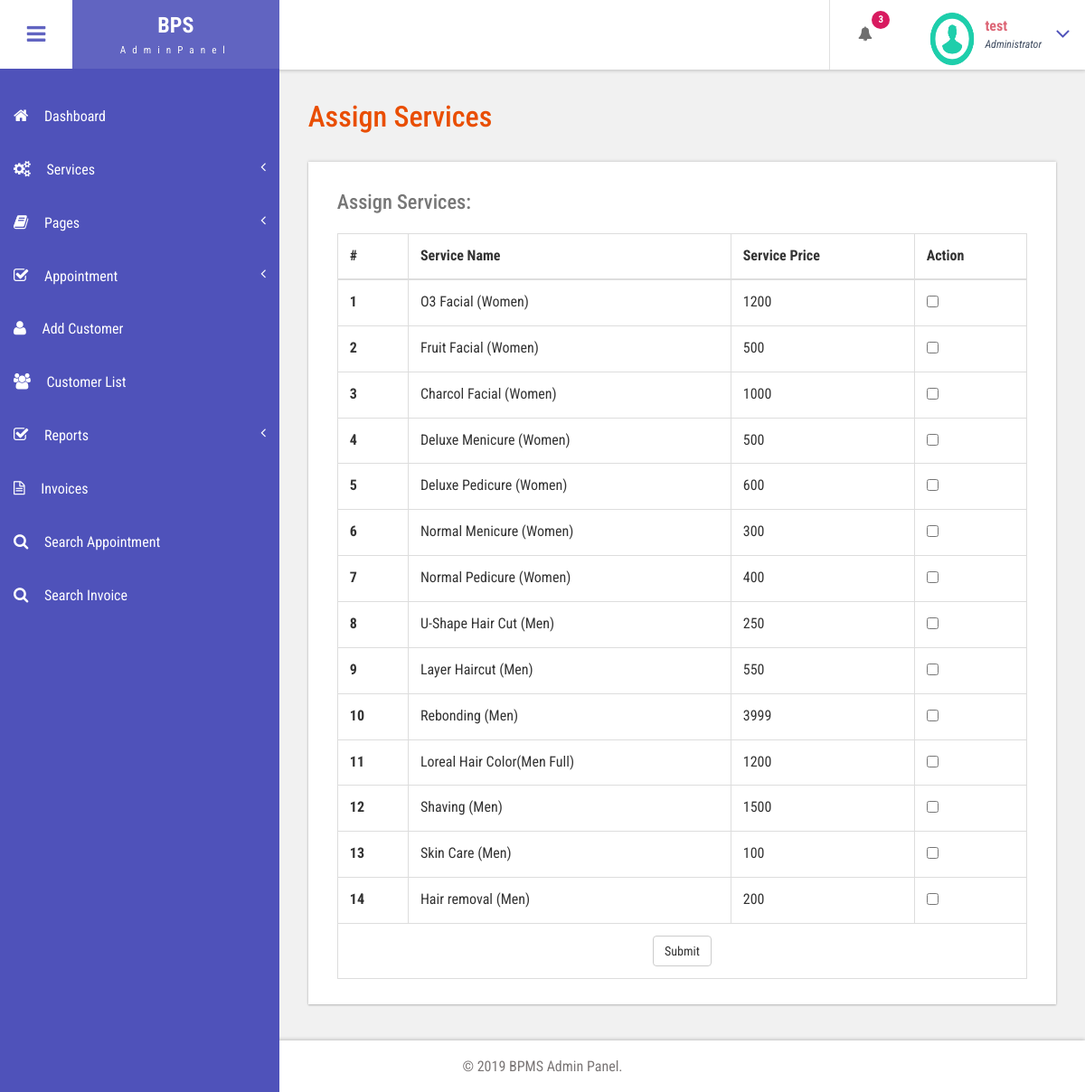
The app's page /admin/add-customer-services.php (signed in) with its own data.
### tables this page shows
CREATE TABLE `tblservices` (
  `ID` int(10) NOT NULL,
  `ServiceName` varchar(200) DEFAULT NULL,
  `Cost` int(10) DEFAULT NULL,
  `CreationDate` timestamp NULL DEFAULT CURRENT_TIMESTAMP
);

### admin/add-customer-services.php (the view, shortened to what this page needs)
<?php
include('includes/dbconnection.php');
if (strlen($_SESSION['bpmsaid']==0)) {
  header('location:logout.php');
  } else{
  ?>
<!DOCTYPE HTML>
<html>
<head>
<link href="css/bootstrap.css" rel='stylesheet' type='text/css' />
<link href="css/style.css" rel='stylesheet' type='text/css' />
<link href="css/font-awesome.css" rel="stylesheet">
<link href="css/animate.css" rel="stylesheet" type="text/css" media="all">
<link href="css/custom.css" rel="stylesheet">
</head>
<body class="cbp-spmenu-push">
	<div class="main-content">
		 <?php include_once('includes/sidebar.php');?>
		 <?php include_once('includes/header.php');?>
		<div id="page-wrapper">
			<div class="main-page">
				<div class="tables">
					<h3 class="title1">Assign Services</h3>
					<div class="table-responsive bs-example widget-shadow">
						<h4>Assign Services:</h4>
<form method="post">
						<table class="table table-bordered"> <thead> <tr> <th>#</th> <th>Service Name</th> <th>Service Price</th> <th>Action</th> </tr> </thead> <tbody>
<?php
$ret=mysqli_query($con,"select *from  tblservices");
$cnt=1;
while ($row=mysqli_fetch_array($ret)) {
?>
 <tr>
<th scope="row"><?php echo $cnt;?></th>
<td><?php  echo $row['ServiceName'];?></td>
<td><?php  echo $row['Cost'];?></td>
<td><input type="checkbox" name="sids[]" value="<?php  echo $row['ID'];?>" ></td>
</tr>
<?php
$cnt=$cnt+1;
}?>
<tr>
<td colspan="4" align="center">
<button type="submit" name="submit" class="btn btn-default">Submit</button>
</td>
</tr>
</tbody> </table>
</form>
					</div>
				</div>
			</div>
		</div>
		 <?php include_once('includes/footer.php');?>
	</div>
</body>
</html>
<?php }  ?>

### admin/includes/header.php (shortened to what this page needs)
<div class="sticky-header header-section ">
      <div class="header-left">
        <button id="showLeftPush"><i class="fa fa-bars"></i></button>
        <div class="logo">
          <a href="index.html">
            <h1>BPS</h1>
            <span>AdminPanel</span>
          </a>
        </div>
      </div>
      <div class="header-right">
        <div class="profile_details_left">
          <ul class="nofitications-dropdown">
            <?php
$ret1=mysqli_query($con,"select ID,Name from  tblappointment where Status=''");
$num=mysqli_num_rows($ret1);
?>
            <li class="dropdown head-dpdn">
              <a href="#" class="dropdown-toggle" data-toggle="dropdown" aria-expanded="false"><i class="fa fa-bell"></i><span class="badge blue"><?php echo $num;?></span></a>
            </li>
          </ul>
          <div class="clearfix"> </div>
        </div>
        <div class="profile_details">
        <?php
$adid=$_SESSION['bpmsaid'];
$ret=mysqli_query($con,"select AdminName from tbladmin where ID='$adid'");
$row=mysqli_fetch_array($ret);
$name=$row['AdminName'];
?>
          <ul>
            <li class="dropdown profile_details_drop">
              <a href="#" class="dropdown-toggle" data-toggle="dropdown" aria-expanded="false">
                <div class="profile_img">
                  <span class="prfil-img"><img src="images/download (1).png" alt="" width="50" height="60"> </span>
                  <div class="user-name">
                    <p><?php echo $name; ?></p>
                    <span>Administrator</span>
                  </div>
                  <i class="fa fa-angle-down lnr"></i>
                  <div class="clearfix"></div>
                </div>
              </a>
            </li>
          </ul>
        </div>
      </div>
      <div class="clearfix"> </div>
    </div>

### admin/css/style.css (style rules this page uses)
h4, h5, h6, h1, h2, h3 { margin: 0; }
ul, ol { margin: 0; }
p { margin: 0; }
html, body { font-family: 'Roboto Condensed', sans-serif; font-size: 100%; overflow-x: hidden; background: #fff; }
body a { transition: 0.5s all ease; -webkit-transition: 0.5s all ease; -moz-transition: 0.5s all ease; -o-transition: 0.5s all ease; -ms-transition: 0.5s all ease; text-decoration:none; }
h1,h2,h3,h4,h5,h6 { margin:0; }
p { margin:0; }
ul,label { margin:0; padding:0; }
.main-content { position: relative; }
.sticky-header { position: fixed; top: 0; left:0px; width: 100%; z-index: 100; }
.header-section { background:#FFF; box-shadow: 1px 1px 4px rgba(0, 0, 0, 0.21); -webkit-box-shadow: 1px 1px 4px rgba(0, 0, 0, 0.21); -moz-box-shadow: 1px 1px 4px rgba(0, 0, 0, 0.21); -o-box-shadow: 1px 1px 4px rgba(0, 0, 0, 0.21); }
.header-section::after { clear: both; display: block; content: ''; }
.header-left { float: left; width: 45%; }
.header-right { float: right; }
button#showLeftPush { font-size: 1.5em; width: 80px; padding: 0.87em 0; text-align: center; cursor: pointer; float: left; color: #6F6F6F; -moz-transition: all 0.2s ease-out 0s; -webkit-transition: all 0.2s ease-out 0s; transition: all 0.2s ease-out 0s; border: none; background-color: #fff; outline:none; }
.cbp-spmenu-push { overflow-x: hidden; position: relative; }
.cbp-spmenu, .cbp-spmenu-push { -webkit-transition: all 0.3s ease; -moz-transition: all 0.3s ease; transition: all 0.3s ease; }
.cbp-spmenu-push div#page-wrapper { margin: 0 0 0 19.3em; transition:.5s all; -webkit-transition:.5s all; -moz-transition:.5s all; }
.fa { display: inline-block; font-family: FontAwesome; font-style: normal; font-weight: normal; line-height: 1; -webkit-font-smoothing: antialiased; -moz-osx-font-smoothing: grayscale; }
.logo { background: #6164C1; text-align: center; float: left; }
.logo a { padding: 0.9em 3.3em .7em; display: block; text-decoration: none; }
.logo a h1 { color: #fff; font-size: 1.5em; line-height: 1.2em; font-weight: 700; }
.logo a span { color: #F8F8F8; font-size: .7em; text-align: center; letter-spacing: 7px; }
.profile_details_left { float: left; }
li.dropdown.head-dpdn { display: inline-block; padding: 1.7em 0; border-left: 1px solid #E0E0E0; float: left; }
li.dropdown.head-dpdn a.dropdown-toggle { padding: 1.7em 2em; }
i.fa.fa-bell { color:#6F6F6F; }
.header-right span.badge { font-size: 11px; font-weight: bold; color: #FFF; background: #8BC34A; line-height: 15px; width: 20px; height: 20px; border-radius: 2em; -webkit-border-radius: 2em; -moz-border-radius: 2em; -o-border-radius: 2em; text-align: center; display: inline-block; position: absolute; top: 16%; padding: 2px 0 0; }
.header-right span.blue { background-color:#D81B60; }
.profile_details { float: right; }
.profile_details_drop a.dropdown-toggle { display:block; padding: 0.8em 3em 0 2em; }
.profile_img span.prfil-img { float:left; }
.user-name { float:left; margin-top:8px; margin-left:11px; height:35px; }
.profile_details ul li { list-style-type:none; position:relative; }
.profile_details li a i.fa.lnr { position: absolute; top: 34%; right: 8%; color: #4F52BA; font-size: 1.6em; }
.user-name p { font-size:1em; color:#DD6777; line-height:1em; font-weight:700; }
.user-name span { font-size: .75em; font-style: italic; color: #424f63; font-weight: normal; margin-top: .3em; }
.widget-shadow { background-color: #fff; box-shadow: 0 -1px 3px rgba(0,0,0,.12),0 1px 2px rgba(0,0,0,.24); -webkit-box-shadow: 0 -1px 3px rgba(0,0,0,.12),0 1px 2px rgba(0,0,0,.24); -moz-box-shadow: 0 -1px 3px rgba(0,0,0,.12),0 1px 2px rgba(0,0,0,.24); }
h3.title1 { font-size: 2em; color: #e94e02; margin-bottom: 0.8em; }
.table > thead > tr > th, .table > tbody > tr > th, .table > tfoot > tr > th, .table > thead > tr > td, .table > tbody > tr > td, .table > tfoot > tr > td { border-top: none; }
.tables h4 { font-size: 1.4em; margin-bottom: 1em; color: #777777; }
.tables .panel-body ,.tables .bs-example { padding: 2em 2em 0.5em; }
.tables .table > thead > tr > th, .tables .table > tbody > tr > th, .tables .table > tfoot > tr > th, .tables .table > thead > tr > td, .tables .table > tbody > tr > td, .tables .table > tfoot > tr > td { padding: 13px; border-top: 1px solid #E0E0E0; }
.bs-example { margin-top: 2em; }

### admin/css/custom.css (style rules this page uses)
#page-wrapper { padding:7em 2em 2.5em; background-color: #F1F1F1; }

### records on screen
tblservices: ServiceName "O3 Facial (Women)", Cost "1200"
tblservices: ServiceName "Fruit Facial (Women)", Cost "500"
tblservices: ServiceName "Charcol Facial (Women)", Cost "1000"
tblservices: ServiceName "Deluxe Menicure (Women)", Cost "500"
tblservices: ServiceName "Deluxe Pedicure (Women)", Cost "600"
tblservices: ServiceName "Normal Menicure (Women)", Cost "300"
tblservices: ServiceName "Normal Pedicure (Women)", Cost "400"
tblservices: ServiceName "U-Shape Hair Cut (Men)", Cost "250"
tblservices: ServiceName "Layer Haircut (Men)", Cost "550"
tblservices: ServiceName "Rebonding (Men)", Cost "3999"
tblservices: ServiceName "Loreal Hair Color(Men Full)", Cost "1200"
tblservices: ServiceName "Shaving (Men)", Cost "1500"
tblservices: ServiceName "Skin Care (Men)", Cost "100"
tblservices: ServiceName "Hair removal (Men)", Cost "200"

### other values on screen
$num "3"
$name "test"
